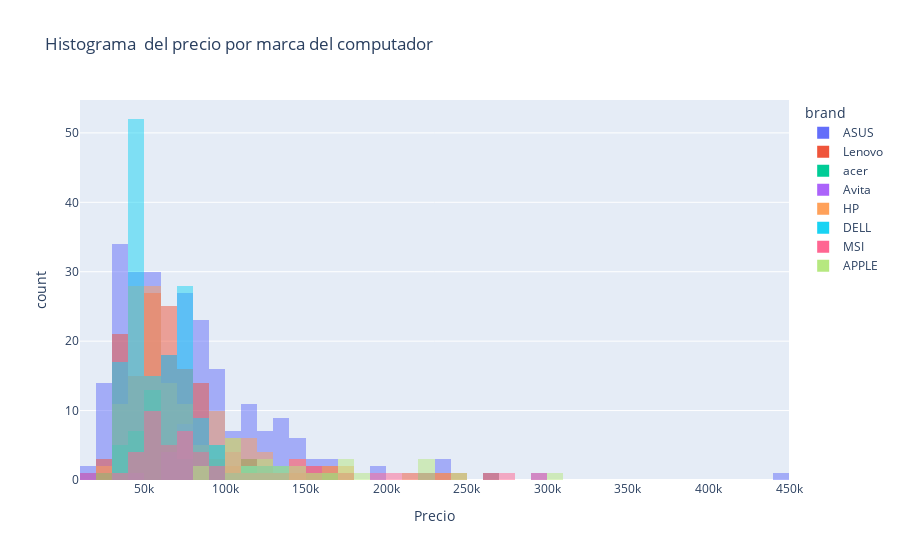

Notebook code cell kept with this figure:
### Code cell
px.histogram(data, x="Price", color="brand", barmode="overlay",
             title='Histograma  del precio por marca del computador',
             labels={'Price':'Precio', 'count': 'Cantidad'})

### Figure 1 — Plotly figure (JSON) as saved in the notebook; plotly's stock layout.template omitted (floating-point values rounded to 4 significant figures; data arrays with more than 128 entries replaced by an {"elided": "..."} marker saying what was removed)
{"data": [{"alignmentgroup": "True", "bingroup": "x", "hovertemplate": "brand=ASUS<br>Precio=%{x}<br>count=%{y}<extra></extra>", "legendgroup": "ASUS", "marker": {"color": "#636efa", "opacity": 0.5, "pattern": {"shape": ""}}, "name": "ASUS", "offsetgroup": "ASUS", "orientation": "v", "showlegend": true, "type": "histogram", "x": {"elided": "249 int values"}, "xaxis": "x", "yaxis": "y"}, {"alignmentgroup": "True", "bingroup": "x", "hovertemplate": "brand=Lenovo<br>Precio=%{x}<br>count=%{y}<extra></extra>", "legendgroup": "Lenovo", "marker": {"color": "#EF553B", "opacity": 0.5, "pattern": {"shape": ""}}, "name": "Lenovo", "offsetgroup": "Lenovo", "orientation": "v", "showlegend": true, "type": "histogram", "x": {"elided": "144 int values"}, "xaxis": "x", "yaxis": "y"}, {"alignmentgroup": "True", "bingroup": "x", "hovertemplate": "brand=acer<br>Precio=%{x}<br>count=%{y}<extra></extra>", "legendgroup": "acer", "marker": {"color": "#00cc96", "opacity": 0.5, "pattern": {"shape": ""}}, "name": "acer", "offsetgroup": "acer", "orientation": "v", "showlegend": true, "type": "histogram", "x": [59990, 93700, 72990, 38990, 23990, 36999, 40990, 50990, 119990, 94190, 86867, 81998, 59490, 52990, 55999, 60990, 57990, 99500, 64990, 109999, 49990, 46990, 59999, 61990, 61597, 72964, 56491, 57990, 56990, 55490, 62490, 129990, 159990, 119990, 92990, 119990, 169990, 139990, 30990, 36990, 34990, 53990, 43990, 44990, 49990, 49990, 75999, 59990, 99990, 89990, 81990], "xaxis": "x", "yaxis": "y"}, {"alignmentgroup": "True", "bingroup": "x", "hovertemplate": "brand=Avita<br>Precio=%{x}<br>count=%{y}<extra></extra>", "legendgroup": "Avita", "marker": {"color": "#ab63fa", "opacity": 0.5, "pattern": {"shape": ""}}, "name": "Avita", "offsetgroup": "Avita", "orientation": "v", "showlegend": true, "type": "histogram", "x": [17490, 65556, 65556, 65556, 44990, 73063, 73063, 73990, 73990, 73990, 73990, 73990, 73990, 62990], "xaxis": "x", "yaxis": "y"}, {"alignmentgroup": "True", "bingroup": "x", "hovertemplate": "brand=HP<br>Precio=%{x}<br>count=%{y}<extra></extra>", "legendgroup": "HP", "marker": {"color": "#FFA15A", "opacity": 0.5, "pattern": {"shape": ""}}, "name": "HP", "offsetgroup": "HP", "orientation": "v", "showlegend": true, "type": "histogram", "x": {"elided": "136 int values"}, "xaxis": "x", "yaxis": "y"}, {"alignmentgroup": "True", "bingroup": "x", "hovertemplate": "brand=DELL<br>Precio=%{x}<br>count=%{y}<extra></extra>", "legendgroup": "DELL", "marker": {"color": "#19d3f3", "opacity": 0.5, "pattern": {"shape": ""}}, "name": "DELL", "offsetgroup": "DELL", "orientation": "v", "showlegend": true, "type": "histogram", "x": {"elided": "151 int values"}, "xaxis": "x", "yaxis": "y"}, {"alignmentgroup": "True", "bingroup": "x", "hovertemplate": "brand=MSI<br>Precio=%{x}<br>count=%{y}<extra></extra>", "legendgroup": "MSI", "marker": {"color": "#FF6692", "opacity": 0.5, "pattern": {"shape": ""}}, "name": "MSI", "offsetgroup": "MSI", "orientation": "v", "showlegend": true, "type": "histogram", "x": [38990, 48990, 40990, 76990, 59990, 55490, 56541, 79990, 74990, 55490, 74990, 56490, 54990, 55990, 149990, 79990, 52990, 291190, 145990, 179990, 207290, 79990, 57990, 76990, 109990, 86990, 89990, 94990, 64990, 104990, 66990, 84990, 119990, 154990, 279990, 129990, 139990, 63990, 159990, 192990, 86990, 109990, 109590, 49990, 47990, 64990, 54990, 64990, 99990, 146990], "xaxis": "x", "yaxis": "y"}, {"alignmentgroup": "True", "bingroup": "x", "hovertemplate": "brand=APPLE<br>Precio=%{x}<br>count=%{y}<extra></extra>", "legendgroup": "APPLE", "marker": {"color": "#B6E880", "opacity": 0.5, "pattern": {"shape": ""}}, "name": "APPLE", "offsetgroup": "APPLE", "orientation": "v", "showlegend": true, "type": "histogram", "x": [159990, 172090, 179990, 179990, 85990, 112990, 104990, 112990, 132990, 104990, 85990, 149990, 125990, 103990, 101990, 104990, 131990, 128990, 184990, 225990, 124990, 104990, 149990, 169990, 225990, 243990, 309990, 225990], "xaxis": "x", "yaxis": "y"}], "layout": {"barmode": "overlay", "legend": {"title": {"text": "brand"}, "tracegroupgap": 0}, "title": {"text": "Histograma  del precio por marca del computador"}, "xaxis": {"anchor": "y", "domain": [0, 1], "title": {"text": "Precio"}}, "yaxis": {"anchor": "x", "domain": [0, 1], "title": {"text": "count"}}}}
